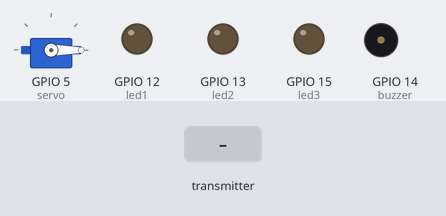
This sketch was run on a simulated ESP8266 (NodeMCU). Shown: servo, output pins drawn as LEDs (lit = HIGH), buzzer (waves = sounding, pin HIGH). Inputs (shaded band) come from the test bench. What the sketch prints to the serial monitor is not drawn.

Above: at 1.2 s.
1.3 s: the transmitter starts sending lpg = 0
Timing chart, 0 to 10.3 s (numbered marks = the images above; inputs shaded):
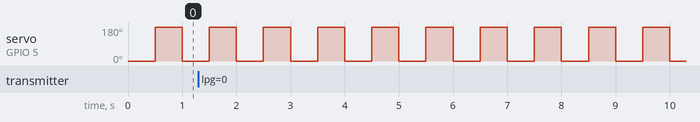

Measured:
- by itself, servo on GPIO 5 (servo): alternates 180° for 0.50 s and 0° for 0.50 s

The sketch:

NodemcuReceiver.ino
```cpp
#include <ESP8266WiFi.h>
#include <espnow.h>
#define buzzer 14
#define led1 12
#define led2 13
#define led3 15
#include<Servo.h>
Servo servo;
typedef struct struct_message {
  int lpg,t,h,board;
} struct_message;


struct_message myData;


void OnDataRecv(uint8_t * mac, uint8_t *incomingData, uint8_t len) {
  memcpy(&myData, incomingData, sizeof(myData));
  Serial.print("Bytes received: ");
  Serial.println(len);
  Serial.print("Data from Board Number:");
  Serial.println(myData.board);
  Serial.print("LPG: ");
  Serial.println(myData.lpg);
  Serial.print("Temperature:");
  Serial.println(myData.t);
  Serial.print("Humidity:");
  Serial.println(myData.h);
}

void setup() {

Serial.begin(115200);
WiFi.mode(WIFI_STA);
servo.attach(5);
pinMode(buzzer,OUTPUT);
pinMode(led1,OUTPUT);
pinMode(led2,OUTPUT);
pinMode(led3,OUTPUT);
  if (esp_now_init() != 0) {
    Serial.println("Error initializing ESP-NOW");
    return;
  }
  esp_now_set_self_role(ESP_NOW_ROLE_SLAVE);
  esp_now_register_recv_cb(OnDataRecv);
}

void loop() {
  if(myData.lpg==1){
    digitalWrite(led1,LOW);
  }
  else{
    digitalWrite(led1,LOW);
  }

  if(myData.t == 1){
  digitalWrite(led2,HIGH);
  digitalWrite(buzzer,HIGH);
  }
  else{
    digitalWrite(led2,LOW);
    digitalWrite(buzzer,LOW);
  }
  if(myData.h == 1){
  digitalWrite(led3,HIGH);
  digitalWrite(buzzer,HIGH);
  }
  else{
    digitalWrite(led3,LOW);
    digitalWrite(buzzer,LOW);
  }
  servo.write(0);
  delay(500);
  servo.write(90);
  servo.write(500);
  servo.write(180);
  delay(500);
}
```
